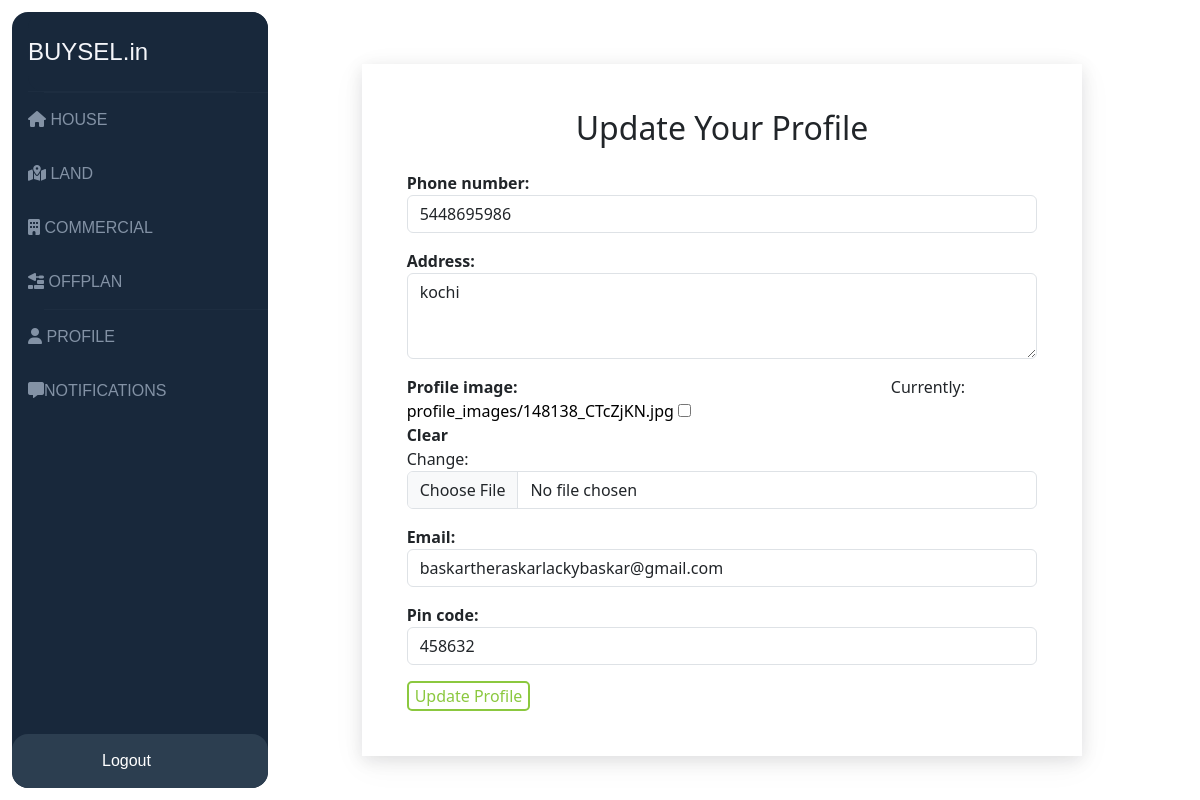
The app's page /agents/update-profile/ (signed in) with its own data.
### agents/models.py (models this page shows, shortened)
class UserProfile(models.Model):
    id = models.UUIDField(primary_key=True, default=uuid.uuid4, editable=False)
    login = models.OneToOneField(Login, on_delete=models.CASCADE)  # Link to Login model
    phone_number = models.CharField(max_length=15)
    address = models.TextField()
    profile_image = models.ImageField(upload_to='profile_images/', null=True, blank=True)
    pin_code = models.IntegerField()  # Specific for agent
    email = models.EmailField(max_length=50)
    is_agent = models.BooleanField(default=False)  # Flag to determine if the user is an agent
    messages = models.ManyToManyField('Inbox', related_name='agents', blank=True)  # Messages related to the user
    paid = models.BooleanField(default=False)

### agents/views.py (the view)
# urls.py: path('update-profile/', views.update_profile, name='update_profile'),
def update_profile(request):
    if "name" not in request.session:
        return redirect('login')
    username = request.session["name"]
    login_user = Login.objects.filter(username=username).first()
    if login_user:
        user_profile, created = UserProfile.objects.get_or_create(login=login_user)
        if request.method == 'POST':
            form = UserProfileForm(request.POST, request.FILES, instance=user_profile)
            if form.is_valid():
                form.save()
                return redirect('profile')  # Redirect to profile page after successful form submission
        else:
            form = UserProfileForm(instance=user_profile)
        return render(request, 'update_profile.html', {'form': form})
    else:
        return redirect('login')

### agents/forms.py
class UserProfileForm(forms.ModelForm):
    class Meta:
        model = UserProfile
        fields = ['phone_number', 'address', 'profile_image','email','pin_code']
        widgets = {
            'phone_number': forms.TextInput(attrs={
                'class': 'form-control',
                'placeholder': 'Enter your phone number'
            }),
            'address': forms.Textarea(attrs={
                'class': 'form-control',
                'placeholder': 'Enter your address',
                'rows': 3
            }),
             'email': forms.TextInput(attrs={
                'class': 'form-control',
                'placeholder': 'Enter your email id'
            }),
            'pin_code': forms.TextInput(attrs={
                'class': 'form-control',
                'placeholder': 'Add your pincode'
            }),
            'profile_image': forms.ClearableFileInput(attrs={
                'class': 'form-control'
            }),
        }

### agents/templates/update_profile.html (shortened to what this page needs)
{% extends "base1.html" %}
{% load static %}
{% block content %}
<div class="container">
    <div class="update-profile-box mb-3">
      <h2>Update Your Profile</h2>
        <form method="POST" enctype="multipart/form-data" class="pt-3">
            {{ form.as_p }}
            <button type="submit" class="profile-btn">Update Profile</button>
        </form>
    </div>
</div>
 {% endblock %}

### static/css/admin.css (style rules this page uses)
:root { --background: #ffffff; --navbar-width: 256px; --navbar-width-min: 80px; --navbar-dark-primary: #18283b; --navbar-dark-secondary: #2c3e50; --navbar-light-primary: #f5f6fa; --navbar-light-secondary: #8392a5; }
html, body { margin: 0; background: var(--background); }
a { text-decoration: none; }
label { width: 30rem; font-weight: 600; }
.profile-btn { background-color: transparent; border-radius: 5px; border: solid #8bc83f 2px !important; color: #8bc83f; }
.update-profile-box { margin-left: 20rem !important; width: 45rem; margin-top: 4rem; box-shadow: rgba(17, 17, 26, 0.1) 0px 4px 16px, rgba(17, 17, 26, 0.05) 0px 8px 32px; padding: 4%; }
.update-profile-box h2 { text-align: center; }

### agents/templates/base1.html (style rules this page uses)
a { text-decoration: none; color: black; }

### records on screen
UserProfile: phone_number "5448695986", address "kochi", email "baskartheraskarlackybaskar@gmail.com", pin_code "458632"
